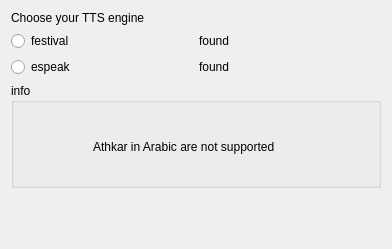
<?xml version="1.0" encoding="UTF-8"?>
<ui version="4.0">
 <class>VoiceForm</class>
 <widget class="QWidget" name="VoiceForm">
  <property name="geometry">
   <rect>
    <x>0</x>
    <y>0</y>
    <width>392</width>
    <height>249</height>
   </rect>
  </property>
  <layout class="QVBoxLayout" name="verticalLayout">
   <item>
    <widget class="QLabel" name="label_4">
     <property name="text">
      <string>Choose your TTS engine</string>
     </property>
    </widget>
   </item>
   <item>
    <layout class="QGridLayout" name="gridLayout">
     <item row="0" column="0">
      <widget class="QRadioButton" name="radioFestival">
       <property name="text">
        <string>festival</string>
       </property>
      </widget>
     </item>
     <item row="0" column="1">
      <layout class="QHBoxLayout" name="horizontalLayout_2">
       <item>
        <widget class="QLabel" name="labelFestival">
         <property name="text">
          <string>found</string>
         </property>
        </widget>
       </item>
      </layout>
     </item>
     <item row="1" column="0">
      <widget class="QRadioButton" name="radioEspeak">
       <property name="text">
        <string>espeak</string>
       </property>
      </widget>
     </item>
     <item row="1" column="1">
      <layout class="QHBoxLayout" name="horizontalLayout_3">
       <item>
        <widget class="QLabel" name="labelEspeak">
         <property name="text">
          <string>found</string>
         </property>
        </widget>
       </item>
      </layout>
     </item>
    </layout>
   </item>
   <item>
    <widget class="QGroupBox" name="groupBox">
     <property name="enabled">
      <bool>true</bool>
     </property>
     <property name="title">
      <string>info</string>
     </property>
     <layout class="QHBoxLayout" name="horizontalLayout">
      <item>
       <widget class="QLabel" name="labelIcon">
        <property name="minimumSize">
         <size>
          <width>64</width>
          <height>64</height>
         </size>
        </property>
        <property name="layoutDirection">
         <enum>Qt::RightToLeft</enum>
        </property>
        <property name="text">
         <string/>
        </property>
        <property name="alignment">
         <set>Qt::AlignLeading|Qt::AlignLeft|Qt::AlignTop</set>
        </property>
       </widget>
      </item>
      <item>
       <widget class="QLabel" name="label_3">
        <property name="minimumSize">
         <size>
          <width>64</width>
          <height>64</height>
         </size>
        </property>
        <property name="text">
         <string>

Athkar in Arabic are not supported</string>
        </property>
        <property name="alignment">
         <set>Qt::AlignLeading|Qt::AlignLeft|Qt::AlignTop</set>
        </property>
       </widget>
      </item>
      <item>
       <spacer name="horizontalSpacer">
        <property name="orientation">
         <enum>Qt::Horizontal</enum>
        </property>
        <property name="sizeHint" stdset="0">
         <size>
          <width>40</width>
          <height>20</height>
         </size>
        </property>
       </spacer>
      </item>
     </layout>
    </widget>
   </item>
   <item>
    <spacer name="verticalSpacer">
     <property name="orientation">
      <enum>Qt::Vertical</enum>
     </property>
     <property name="sizeHint" stdset="0">
      <size>
       <width>20</width>
       <height>40</height>
      </size>
     </property>
    </spacer>
   </item>
  </layout>
 </widget>
 <resources/>
 <connections>
  <connection>
   <sender>radioEspeak</sender>
   <signal>clicked(bool)</signal>
   <receiver>groupBox</receiver>
   <slot>setDisabled(bool)</slot>
   <hints>
    <hint type="sourcelabel">
     <x>77</x>
     <y>197</y>
    </hint>
    <hint type="destinationlabel">
     <x>223</x>
     <y>289</y>
    </hint>
   </hints>
  </connection>
  <connection>
   <sender>radioFestival</sender>
   <signal>clicked(bool)</signal>
   <receiver>groupBox</receiver>
   <slot>setDisabled(bool)</slot>
   <hints>
    <hint type="sourcelabel">
     <x>76</x>
     <y>165</y>
    </hint>
    <hint type="destinationlabel">
     <x>284</x>
     <y>281</y>
    </hint>
   </hints>
  </connection>
 </connections>
</ui>
